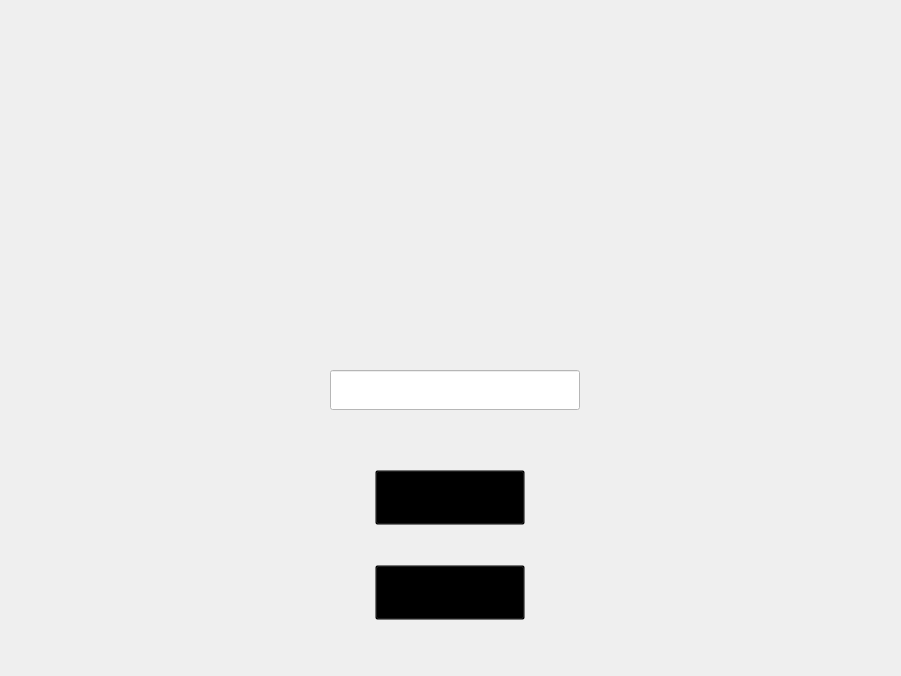
<?xml version="1.0" encoding="UTF-8"?>
<ui version="4.0">
 <class>MainWindow</class>
 <widget class="QMainWindow" name="MainWindow">
  <property name="geometry">
   <rect>
    <x>0</x>
    <y>0</y>
    <width>901</width>
    <height>676</height>
   </rect>
  </property>
  <property name="windowTitle">
   <string>MainWindow</string>
  </property>
  <property name="styleSheet">
   <string notr="true">background-image: url(:/res/resources/res/cards/menu_bg.png);</string>
  </property>
  <widget class="QWidget" name="centralwidget">
   <widget class="QPushButton" name="quitButton">
    <property name="geometry">
     <rect>
      <x>375</x>
      <y>565</y>
      <width>150</width>
      <height>55</height>
     </rect>
    </property>
    <property name="font">
     <font>
      <family>Algerian</family>
      <pointsize>20</pointsize>
     </font>
    </property>
    <property name="styleSheet">
     <string notr="true">background: transparent;</string>
    </property>
    <property name="text">
     <string/>
    </property>
   </widget>
   <widget class="QLineEdit" name="lineEdit">
    <property name="geometry">
     <rect>
      <x>330</x>
      <y>370</y>
      <width>250</width>
      <height>40</height>
     </rect>
    </property>
    <property name="palette">
     <palette>
      <active>
       <colorrole role="WindowText">
        <brush brushstyle="SolidPattern">
         <color alpha="255">
          <red>255</red>
          <green>255</green>
          <blue>255</blue>
         </color>
        </brush>
       </colorrole>
       <colorrole role="Button">
        <brush brushstyle="SolidPattern">
         <color alpha="255">
          <red>255</red>
          <green>255</green>
          <blue>255</blue>
         </color>
        </brush>
       </colorrole>
       <colorrole role="Light">
        <brush brushstyle="SolidPattern">
         <color alpha="255">
          <red>255</red>
          <green>255</green>
          <blue>255</blue>
         </color>
        </brush>
       </colorrole>
       <colorrole role="Text">
        <brush brushstyle="SolidPattern">
         <color alpha="255">
          <red>255</red>
          <green>255</green>
          <blue>255</blue>
         </color>
        </brush>
       </colorrole>
       <colorrole role="ButtonText">
        <brush brushstyle="SolidPattern">
         <color alpha="255">
          <red>255</red>
          <green>255</green>
          <blue>255</blue>
         </color>
        </brush>
       </colorrole>
       <colorrole role="Base">
        <brush brushstyle="SolidPattern">
         <color alpha="255">
          <red>255</red>
          <green>255</green>
          <blue>255</blue>
         </color>
        </brush>
       </colorrole>
       <colorrole role="Window">
        <brush brushstyle="SolidPattern">
         <color alpha="255">
          <red>255</red>
          <green>255</green>
          <blue>255</blue>
         </color>
        </brush>
       </colorrole>
       <colorrole role="PlaceholderText">
        <brush brushstyle="SolidPattern">
         <color alpha="255">
          <red>255</red>
          <green>255</green>
          <blue>255</blue>
         </color>
        </brush>
       </colorrole>
      </active>
      <inactive>
       <colorrole role="WindowText">
        <brush brushstyle="SolidPattern">
         <color alpha="255">
          <red>255</red>
          <green>255</green>
          <blue>255</blue>
         </color>
        </brush>
       </colorrole>
       <colorrole role="Button">
        <brush brushstyle="SolidPattern">
         <color alpha="255">
          <red>255</red>
          <green>255</green>
          <blue>255</blue>
         </color>
        </brush>
       </colorrole>
       <colorrole role="Light">
        <brush brushstyle="SolidPattern">
         <color alpha="255">
          <red>255</red>
          <green>255</green>
          <blue>255</blue>
         </color>
        </brush>
       </colorrole>
       <colorrole role="Text">
        <brush brushstyle="SolidPattern">
         <color alpha="255">
          <red>255</red>
          <green>255</green>
          <blue>255</blue>
         </color>
        </brush>
       </colorrole>
       <colorrole role="ButtonText">
        <brush brushstyle="SolidPattern">
         <color alpha="255">
          <red>255</red>
          <green>255</green>
          <blue>255</blue>
         </color>
        </brush>
       </colorrole>
       <colorrole role="Base">
        <brush brushstyle="SolidPattern">
         <color alpha="255">
          <red>255</red>
          <green>255</green>
          <blue>255</blue>
         </color>
        </brush>
       </colorrole>
       <colorrole role="Window">
        <brush brushstyle="SolidPattern">
         <color alpha="255">
          <red>255</red>
          <green>255</green>
          <blue>255</blue>
         </color>
        </brush>
       </colorrole>
       <colorrole role="PlaceholderText">
        <brush brushstyle="SolidPattern">
         <color alpha="255">
          <red>255</red>
          <green>255</green>
          <blue>255</blue>
         </color>
        </brush>
       </colorrole>
      </inactive>
      <disabled>
       <colorrole role="WindowText">
        <brush brushstyle="SolidPattern">
         <color alpha="255">
          <red>255</red>
          <green>255</green>
          <blue>255</blue>
         </color>
        </brush>
       </colorrole>
       <colorrole role="Button">
        <brush brushstyle="SolidPattern">
         <color alpha="255">
          <red>255</red>
          <green>255</green>
          <blue>255</blue>
         </color>
        </brush>
       </colorrole>
       <colorrole role="Light">
        <brush brushstyle="SolidPattern">
         <color alpha="255">
          <red>255</red>
          <green>255</green>
          <blue>255</blue>
         </color>
        </brush>
       </colorrole>
       <colorrole role="Text">
        <brush brushstyle="SolidPattern">
         <color alpha="255">
          <red>255</red>
          <green>255</green>
          <blue>255</blue>
         </color>
        </brush>
       </colorrole>
       <colorrole role="ButtonText">
        <brush brushstyle="SolidPattern">
         <color alpha="255">
          <red>255</red>
          <green>255</green>
          <blue>255</blue>
         </color>
        </brush>
       </colorrole>
       <colorrole role="Base">
        <brush brushstyle="SolidPattern">
         <color alpha="255">
          <red>255</red>
          <green>255</green>
          <blue>255</blue>
         </color>
        </brush>
       </colorrole>
       <colorrole role="Window">
        <brush brushstyle="SolidPattern">
         <color alpha="255">
          <red>255</red>
          <green>255</green>
          <blue>255</blue>
         </color>
        </brush>
       </colorrole>
       <colorrole role="PlaceholderText">
        <brush brushstyle="SolidPattern">
         <color alpha="255">
          <red>255</red>
          <green>255</green>
          <blue>255</blue>
         </color>
        </brush>
       </colorrole>
      </disabled>
     </palette>
    </property>
    <property name="font">
     <font>
      <pointsize>16</pointsize>
     </font>
    </property>
    <property name="styleSheet">
     <string notr="true">background-color: rgb(255, 255, 255);
border-color: rgb(255, 255, 255);
color: rgb(255, 255, 255);
</string>
    </property>
   </widget>
   <widget class="QPushButton" name="playButton">
    <property name="geometry">
     <rect>
      <x>375</x>
      <y>470</y>
      <width>150</width>
      <height>55</height>
     </rect>
    </property>
    <property name="styleSheet">
     <string notr="true">background: transparent;</string>
    </property>
    <property name="text">
     <string/>
    </property>
   </widget>
  </widget>
 </widget>
 <resources/>
 <connections>
  <connection>
   <sender>quitButton</sender>
   <signal>clicked()</signal>
   <receiver>MainWindow</receiver>
   <slot>close()</slot>
   <hints>
    <hint type="sourcelabel">
     <x>507</x>
     <y>603</y>
    </hint>
    <hint type="destinationlabel">
     <x>679</x>
     <y>599</y>
    </hint>
   </hints>
  </connection>
 </connections>
 <slots>
  <slot>start()</slot>
 </slots>
</ui>
